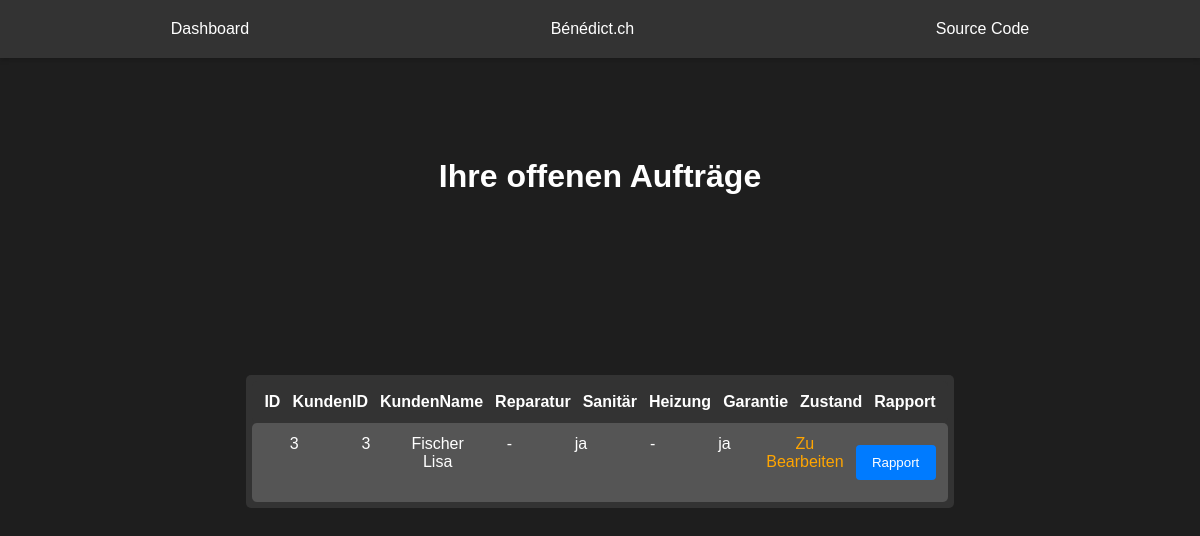
/oAuftraege.php (signed in), run on the app's committed database.
### tables this page shows
CREATE TABLE Orders (
            orderID INTEGER PRIMARY KEY AUTOINCREMENT,
            kundenID INTEGER NOT NULL, /* Problem: need to manually type ID because AUTOINCREMENT cant be used rn. */
            kundenName TEXT NOT NULL,
            objAdresse TEXT NOT NULL,
            objOrt TEXT NOT NULL,
            objPLZ INTEGER NOT NULL,
            rechID INTEGER NOT NULL,
            orderDate TEXT NOT NULL,
            reparatur BOOLEAN DEFAULT 0,
            sanitaer BOOLEAN DEFAULT 0,
            heizung BOOLEAN DEFAULT 0,
            garantie BOOLEAN DEFAULT 0,
            bemerkung TEXT,
            terminwunsch TEXT,
            zustand TEXT CHECK(zustand IN ('COMPLETED', 'INPROGRESS', 'TODO')),
            arbeiterID INTEGER,
            completed BOOLEAN DEFAULT 0,
            completedDate TEXT NOT NULL,
            verrechnet BOOLEAN DEFAULT 0,
            rapport TEXT,
            FOREIGN KEY (kundenID) REFERENCES Kunden(id),
            FOREIGN KEY (rechID) REFERENCES Rechnung(id),
            FOREIGN KEY (arbeiterID) REFERENCES Users(id)
        );

### oAuftraege.php (the view, shortened to what this page needs)
<?php
include 'header.php';
$id = $_SESSION['id'];
?>
<!DOCTYPE html>
<html lang="en">
<head>
    <link rel="stylesheet" href="style/style.css">
</head>
<body>
    <h1 style="text-align: center; margin:  10px;">Ihre offenen Aufträge</h1>
    <div class="orders-container">
        <div class="orders-header">
            <div>ID</div>
            <div>KundenID</div>
            <div>KundenName</div>
            <div>Reparatur</div>
            <div>Sanitär</div>
            <div>Heizung</div>
            <div>Garantie</div>
            <div>Zustand</div>
            <div>Rapport</div>
        </div>
    <?php
        require 'db/conn.php';
        $zustandd = "COMPLETED";
        $query = "SELECT * FROM Orders WHERE arbeiterID = :id AND zustand != :zustandd";
        try {
            $stmt = $pdo->prepare($query);
            $stmt->bindParam(':id', $id, PDO::PARAM_INT);
            $stmt->bindParam(':zustandd', $zustandd, PDO::PARAM_STR);
            $stmt->execute();
        } catch (PDOException $e) {
            echo "Query error: " . $e->getMessage();
        }
        while ($row = $stmt->fetch(PDO::FETCH_ASSOC)) {
            $orderID = $row["orderID"];
            $kundenID = $row["kundenID"];
            $kundenName = $row["kundenName"];
            $reparatur = "-";
            $sanitaer = "-";
            $heizung = "-";
            $garantie = "-";
            if ($row["sanitaer"] == '1') {
                $sanitaer = "ja";
            }
            if ($row["garantie"] == '1') {
                $garantie = "ja";
            }
            if($row["zustand"] == "INPROGRESS"){$color = "lightblue"; $zustand = "in Bearbeitung";}
                else if($row["zustand"] == "TODO"){$color = "orange"; $zustand = "Zu Bearbeiten";}
                else if($row["zustand"] == "COMPLETED"){$color = "green"; $zustand = "Abgeschlossen";}
                echo '<div class="order-row">
                <div>'.$orderID.'</div>
                <div>'.$kundenID.'</div>
                <div>'.$kundenName.'</div>
                <div>'.$reparatur.'</div>
                <div>'.$sanitaer.'</div>
                <div>'.$heizung.'</div>
                <div>'.$garantie.'</div>
                <div style="color: '.$color.';">'.$zustand.'</div>
                <div>
                <form id="formZuteilung" style="width:auto; padding:0px;margin:0px;background-color:transparent;border:none;box-shadow:none;" method="post" action="rapporte.php">
                    <button class="detail-btn" name="btn-id" id="btn-id" value="'.$orderID.'" data-id="'.$orderID.'">Rapport</button>
                </form>
                </div>
            </div>';
        }
    ?>
        </div>
    </body>
</html>

### style/header.css (style rules this page uses)
* { margin: 0; padding: 0; box-sizing: border-box; }

### style/style.css (style rules this page uses)
body { font-family: Arial, sans-serif; background-color: #1e1e1e; color: #fff; margin: 0; padding: 0; }
form { width: 300px; margin: 0 auto; padding: 20px; background-color: #333; border-radius: 8px; box-shadow: 0px 0px 10px 0px rgba(0,0,0,0.1); }
input[type="submit"], button { width: 100%; padding: 10px; margin: 10px 0; border-radius: 4px; border: none; background-color: #007BFF; color: #fff; cursor: pointer; }
.detail-btn { align-items: center; width: 80px; }
.orders-container { width: fit-content; display: flex; flex-direction: column; align-items: center; background-color: #333; border-radius: 5px; margin: 15% auto; padding: 6px; overflow-x: auto; }
.orders-header, .order-row { display: flex; justify-content: space-around; width: 100%; background-color: inherit; padding: 6px; border-radius: 5px; }
.orders-header div, .order-row div { flex: 1; text-align: center; padding: 6px; }
.orders-header div { font-weight: bold; }
.order-row:nth-child(even) { background-color: #555; }

### data on the page
orders: orderID "3", kundenID "3", kundenName "Fischer Lisa", reparatur "-", sanitaer "ja", heizung "-", garantie "ja", zustand "Zu Bearbeiten"
